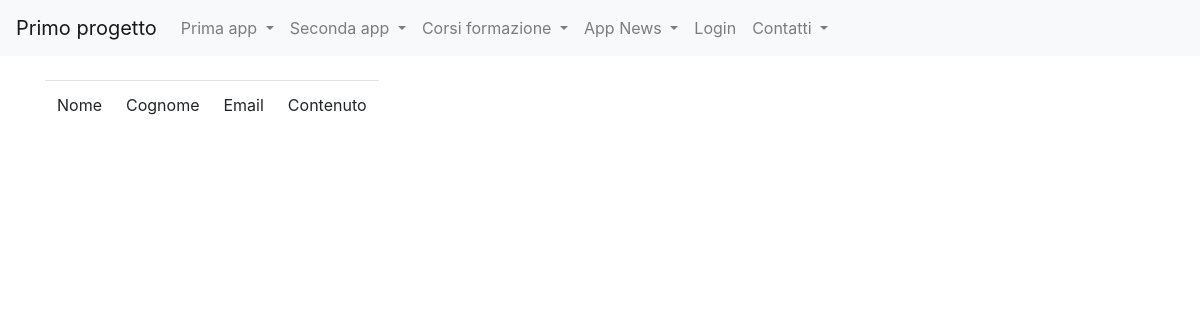
Before: /forms_app/lista_contatti/ with the older database file.
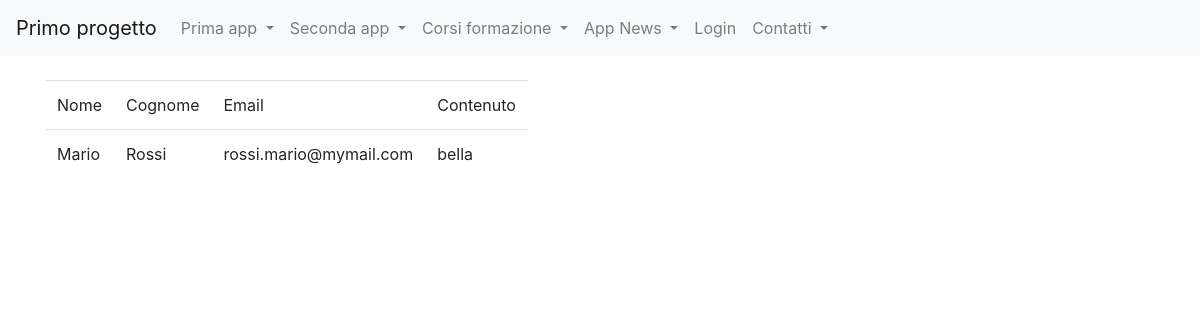
After: the same page with the newer database file.
### forms_app/models.py (models this page shows)
class Contatto(models.Model):
    nome = models.CharField(max_length=100)
    cognome = models.CharField(max_length=100)
    email = models.EmailField(max_length=200)
    contenuto = models.TextField()

### forms_app/views.py (the view)
# urls.py: path('lista_contatti/', lista_contatti, name='lista_contatti'),
def lista_contatti(request):
    contatti = Contatto.objects.all()
    context = {
        'contatti' : contatti,
    }
    return render(request, 'lista_contatti.html',context)

### forms_app/templates/lista_contatti.html (shortened to what this page needs)
{% extends 'base.html' %}
{% block content %}
    <table class = "table table-responsive">
        <tr>
            <td>Nome</td>
            <td>Cognome</td>
            <td>Email</td>
            <td>Contenuto</td>
        </tr>
    {% for c in contatti %}
        <tr>
            <td>{{c.nome}}</td>
            <td>{{c.cognome}}</td>
            <td>{{c.email}}</td>
            <td>{{c.contenuto}}</td>
        </tr>
    {% endfor %}
    </table>
{% endblock content %}

Changed rows visible on the page:
added Contatto: nome "Mario", cognome "Rossi", email "rossi.mario@mymail.com", contenuto "bella"
